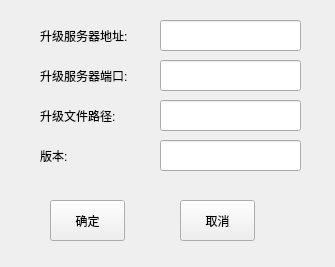
<?xml version="1.0" encoding="UTF-8"?>
<ui version="4.0">
 <class>AncUpSrvConfigWidget</class>
 <widget class="QWidget" name="AncUpSrvConfigWidget">
  <property name="enabled">
   <bool>true</bool>
  </property>
  <property name="geometry">
   <rect>
    <x>0</x>
    <y>0</y>
    <width>335</width>
    <height>267</height>
   </rect>
  </property>
  <property name="minimumSize">
   <size>
    <width>335</width>
    <height>267</height>
   </size>
  </property>
  <property name="maximumSize">
   <size>
    <width>360</width>
    <height>280</height>
   </size>
  </property>
  <property name="windowTitle">
   <string>Form</string>
  </property>
  <widget class="QLabel" name="label">
   <property name="geometry">
    <rect>
     <x>40</x>
     <y>20</y>
     <width>91</width>
     <height>31</height>
    </rect>
   </property>
   <property name="text">
    <string>升级服务器地址:</string>
   </property>
  </widget>
  <widget class="QLineEdit" name="upSrvAddrEdit">
   <property name="geometry">
    <rect>
     <x>160</x>
     <y>20</y>
     <width>141</width>
     <height>31</height>
    </rect>
   </property>
  </widget>
  <widget class="QLabel" name="label_2">
   <property name="geometry">
    <rect>
     <x>40</x>
     <y>60</y>
     <width>101</width>
     <height>31</height>
    </rect>
   </property>
   <property name="text">
    <string>升级服务器端口:</string>
   </property>
  </widget>
  <widget class="QLineEdit" name="upSrvPortEdit">
   <property name="geometry">
    <rect>
     <x>160</x>
     <y>60</y>
     <width>141</width>
     <height>31</height>
    </rect>
   </property>
  </widget>
  <widget class="QLabel" name="label_3">
   <property name="geometry">
    <rect>
     <x>40</x>
     <y>100</y>
     <width>101</width>
     <height>31</height>
    </rect>
   </property>
   <property name="text">
    <string>升级文件路径:</string>
   </property>
  </widget>
  <widget class="QLineEdit" name="upFilePathEdit">
   <property name="geometry">
    <rect>
     <x>160</x>
     <y>100</y>
     <width>141</width>
     <height>31</height>
    </rect>
   </property>
  </widget>
  <widget class="QPushButton" name="okBtn">
   <property name="geometry">
    <rect>
     <x>50</x>
     <y>200</y>
     <width>75</width>
     <height>41</height>
    </rect>
   </property>
   <property name="text">
    <string>确定</string>
   </property>
  </widget>
  <widget class="QPushButton" name="cancelBtn">
   <property name="geometry">
    <rect>
     <x>180</x>
     <y>200</y>
     <width>75</width>
     <height>41</height>
    </rect>
   </property>
   <property name="text">
    <string>取消</string>
   </property>
  </widget>
  <widget class="QLabel" name="label_4">
   <property name="geometry">
    <rect>
     <x>40</x>
     <y>140</y>
     <width>101</width>
     <height>31</height>
    </rect>
   </property>
   <property name="text">
    <string>版本:</string>
   </property>
  </widget>
  <widget class="QLineEdit" name="verEdit">
   <property name="geometry">
    <rect>
     <x>160</x>
     <y>140</y>
     <width>141</width>
     <height>31</height>
    </rect>
   </property>
  </widget>
 </widget>
 <resources/>
 <connections/>
</ui>
